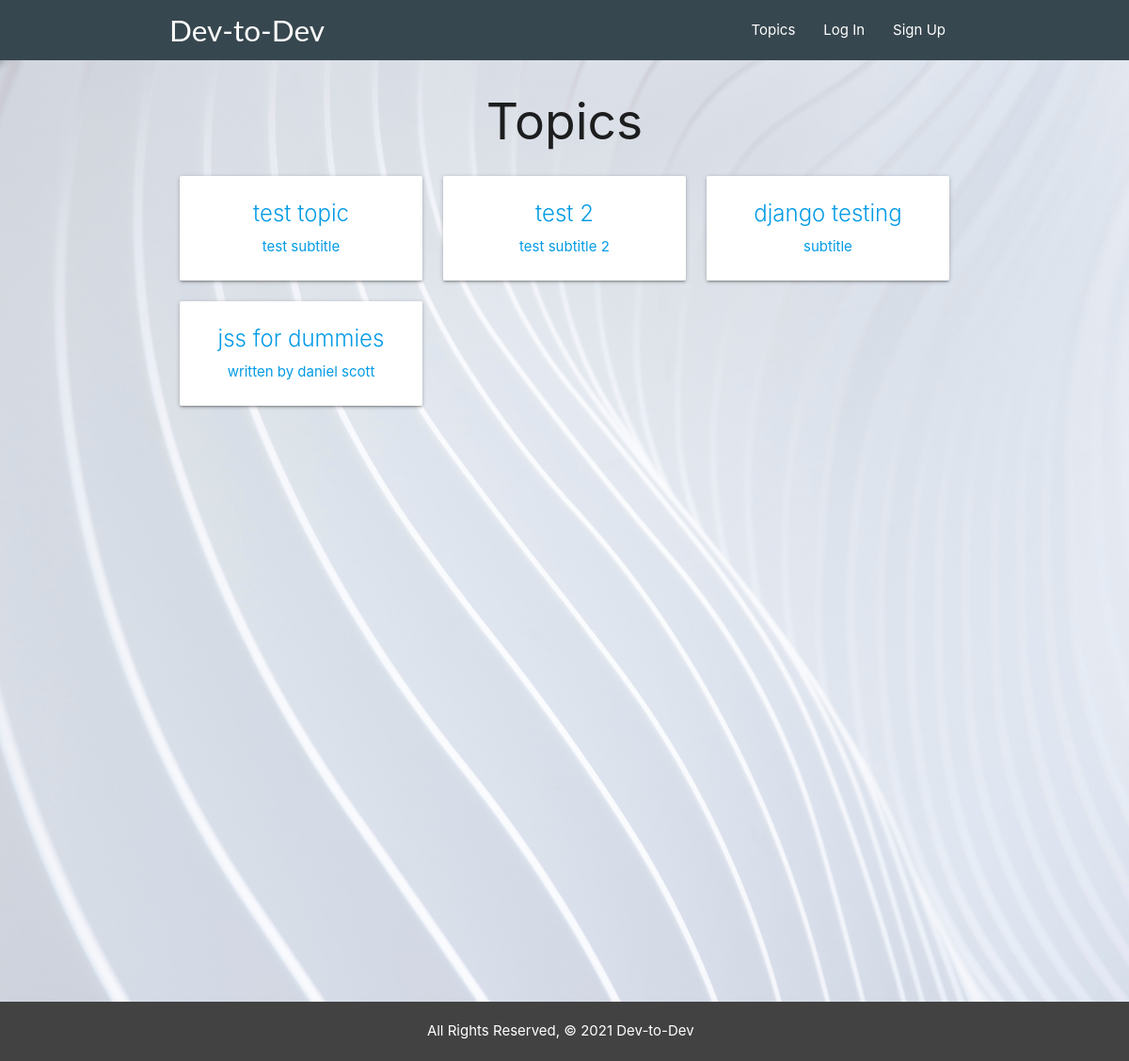
The page /topics/ on the database as committed earlier.
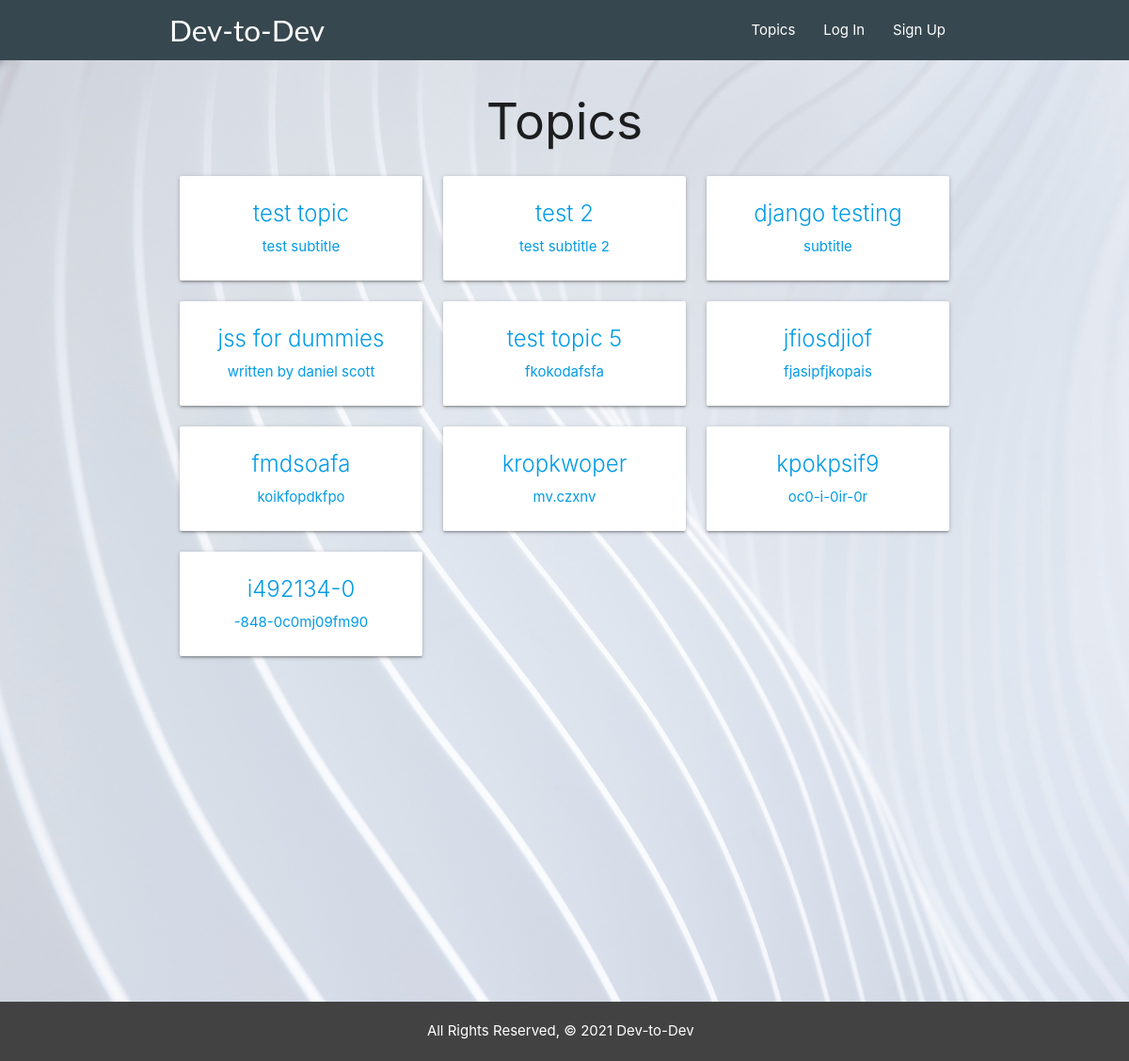
The same page on the database as committed later.
### main_app/models.py (models this page shows, shortened)
class Topic(models.Model):
    title = models.CharField(max_length=50)
    subtitle = models.CharField(max_length=100)
    date = models.DateField('date_published', auto_now=True)

### main_app/views.py (the view)
# urls.py: path('topics/', views.TopicIndex.as_view(), name='index'),
class TopicIndex(ListView):
  model = Topic
  template_name = 'topics/index.html'

### main_app/templates/topics/index.html
{% extends 'base.html' %}
{% block content %}
<div class="container">
    <h2 class="center">Topics</h2>
    <div class="row">
        {% for topic in object_list %}
            <div class="col s12 m6 l4">
                <a href="{% url 'detail' topic.id %}">
                    <div class="card hoverable">
                        <div class="card-content center-align">
                            <span class="card-title">{{ topic.title }}</span>
                            <p>{{ topic.subtitle }}</p>
                        </div>
                    </div>
                </a>
            </div>
        {% endfor %}
    </div>
</div>
{% endblock %}

### main_app/templates/base.html (shortened to what this page needs)
{% load static %}
<!DOCTYPE html>
<html lang="en">
<head>
    <link rel="stylesheet" href="{% static 'css/style.css' %}">
    <link rel="stylesheet" href="https://cdnjs.cloudflare.com/ajax/libs/materialize/1.0.0/css/materialize.min.css">
</head>
<body>
    <header>
        <nav class="nav-wraper #37474f blue-grey darken-3">
            <div class="container">
                <a href="/" class="brand-logo">Dev-to-Dev</a>
                <ul class="right hide-on-med-and-down">
                  <li><a href="/topics">Topics</a></li>
                  {% if user.is_authenticated %}
                  <li><a href="/" class="btn-floating blue-grey darken-4 z-depth-0">
                    <i class="material-icons">notifications</i>
                  </a></li>
                  <li><span class="badge white-text pink new">6</span></li>
                  <li><a href="">{{ user.username }}</a></li>
                  <li><a href="{% url 'logout' %}">Log Out</a></li>
                  {% else %}
                  <li><a href="/accounts/login ">Log In</a></li>
                  <li><a href="/accounts/signup">Sign Up</a></li>
                  {% endif %}
                </ul>
            </div>
        </nav>
    </header>
    <main class="texture">
        {% block content %}
        {% endblock %}
    </main>
</body>
<footer class="page-footer grey darken-3">
    <div class="container">
        <div class="row">
            <div class="col s12 16">
             All Rights Reserved, &copy; 2021 Dev-to-Dev &nbsp;
            </div>
        </div>
    </div>
</footer>
</html>

### main_app/static/css/style.css (style rules this page uses)
* { box-sizing: border-box; margin: 0; }
body { display: flex; flex-direction: column; min-height: 100vh; }
main { flex-grow: 1; }
footer { padding-top: 0; text-align: center; }
.texture { background: url(/static/imgs/texture.jpg); background-size: cover; background-position: center; min-height: 1000px; }
h1, .brand-logo, .login { font-family: 'Lato', sans-serif; }

Rows that differ between the two databases and show on the page:
added Topic: title "test topic 5", subtitle "fkokodafsfa"
added Topic: title "jfiosdjiof", subtitle "fjasipfjkopais"
added Topic: title "fmdsoafa", subtitle "koikfopdkfpo"
added Topic: title "kropkwoper", subtitle "mv.czxnv"
added Topic: title "kpokpsif9", subtitle "oc0-i-0ir-0r"
added Topic: title "i492134-0", subtitle "-848-0c0mj09fm90"
